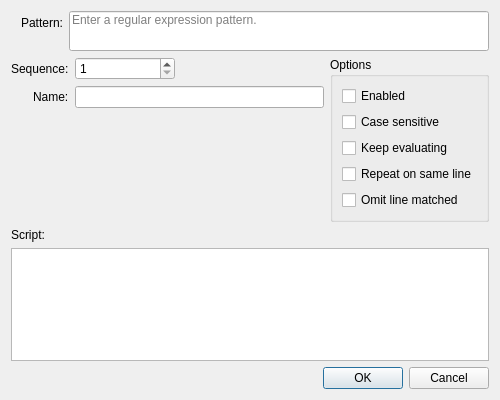
<?xml version="1.0" encoding="UTF-8"?>
<ui version="4.0">
 <class>DialogTrigger</class>
 <widget class="QDialog" name="DialogTrigger">
  <property name="geometry">
   <rect>
    <x>0</x>
    <y>0</y>
    <width>500</width>
    <height>400</height>
   </rect>
  </property>
  <property name="windowTitle">
   <string>Edit Trigger</string>
  </property>
  <layout class="QVBoxLayout" name="verticalLayout">
   <item>
    <layout class="QFormLayout" name="topForm">
     <property name="fieldGrowthPolicy">
      <enum>QFormLayout::AllNonFixedFieldsGrow</enum>
     </property>
     <property name="labelAlignment">
      <set>Qt::AlignRight|Qt::AlignTrailing|Qt::AlignVCenter</set>
     </property>
     <item row="0" column="0">
      <widget class="QLabel" name="labelPattern">
       <property name="sizePolicy">
        <sizepolicy hsizetype="Fixed" vsizetype="Preferred">
         <horstretch>0</horstretch>
         <verstretch>0</verstretch>
        </sizepolicy>
       </property>
       <property name="minimumSize">
        <size>
         <width>52</width>
         <height>0</height>
        </size>
       </property>
       <property name="text">
        <string>Pattern:</string>
       </property>
       <property name="alignment">
        <set>Qt::AlignRight|Qt::AlignTrailing|Qt::AlignVCenter</set>
       </property>
      </widget>
     </item>
     <item row="0" column="1">
      <widget class="QLineEdit" name="pattern">
       <property name="minimumSize">
        <size>
         <width>0</width>
         <height>40</height>
        </size>
       </property>
       <property name="alignment">
        <set>Qt::AlignLeading|Qt::AlignLeft|Qt::AlignTop</set>
       </property>
       <property name="placeholderText">
        <string>Enter a regular expression pattern.</string>
       </property>
      </widget>
     </item>
    </layout>
   </item>
   <item>
    <layout class="QHBoxLayout" name="horizontal" stretch="1,0">
     <item>
      <layout class="QFormLayout" name="leftForm">
       <property name="fieldGrowthPolicy">
        <enum>QFormLayout::ExpandingFieldsGrow</enum>
       </property>
       <property name="labelAlignment">
        <set>Qt::AlignRight|Qt::AlignTrailing|Qt::AlignVCenter</set>
       </property>
       <item row="0" column="0">
        <widget class="QLabel" name="labelSequence">
         <property name="sizePolicy">
          <sizepolicy hsizetype="Fixed" vsizetype="Preferred">
           <horstretch>0</horstretch>
           <verstretch>0</verstretch>
          </sizepolicy>
         </property>
         <property name="minimumSize">
          <size>
           <width>52</width>
           <height>0</height>
          </size>
         </property>
         <property name="text">
          <string>Sequence:</string>
         </property>
        </widget>
       </item>
       <item row="0" column="1">
        <widget class="QSpinBox" name="sequence">
         <property name="sizePolicy">
          <sizepolicy hsizetype="Fixed" vsizetype="Fixed">
           <horstretch>0</horstretch>
           <verstretch>0</verstretch>
          </sizepolicy>
         </property>
         <property name="minimumSize">
          <size>
           <width>100</width>
           <height>0</height>
          </size>
         </property>
         <property name="minimum">
          <number>1</number>
         </property>
         <property name="maximum">
          <number>100000</number>
         </property>
         <property name="singleStep">
          <number>100</number>
         </property>
        </widget>
       </item>
       <item row="1" column="0">
        <widget class="QLabel" name="labelName">
         <property name="text">
          <string>Name:</string>
         </property>
        </widget>
       </item>
       <item row="1" column="1">
        <widget class="QLineEdit" name="name">
         <property name="sizePolicy">
          <sizepolicy hsizetype="Expanding" vsizetype="Fixed">
           <horstretch>0</horstretch>
           <verstretch>0</verstretch>
          </sizepolicy>
         </property>
         <property name="minimumSize">
          <size>
           <width>150</width>
           <height>0</height>
          </size>
         </property>
        </widget>
       </item>
      </layout>
     </item>
     <item>
      <widget class="QGroupBox" name="groupOptions">
       <property name="sizePolicy">
        <sizepolicy hsizetype="Fixed" vsizetype="Preferred">
         <horstretch>0</horstretch>
         <verstretch>0</verstretch>
        </sizepolicy>
       </property>
       <property name="minimumSize">
        <size>
         <width>150</width>
         <height>0</height>
        </size>
       </property>
       <property name="title">
        <string>Options</string>
       </property>
       <layout class="QVBoxLayout" name="verticalLayout_3">
        <item>
         <widget class="QCheckBox" name="enabled">
          <property name="text">
           <string>Enabled</string>
          </property>
         </widget>
        </item>
        <item>
         <widget class="QCheckBox" name="caseSensitive">
          <property name="text">
           <string>Case sensitive</string>
          </property>
         </widget>
        </item>
        <item>
         <widget class="QCheckBox" name="keepEvaluating">
          <property name="text">
           <string>Keep evaluating</string>
          </property>
         </widget>
        </item>
        <item>
         <widget class="QCheckBox" name="repeat">
          <property name="text">
           <string>Repeat on same line</string>
          </property>
         </widget>
        </item>
        <item>
         <widget class="QCheckBox" name="omit">
          <property name="text">
           <string>Omit line matched</string>
          </property>
         </widget>
        </item>
       </layout>
      </widget>
     </item>
    </layout>
   </item>
   <item>
    <widget class="QLabel" name="labelScript">
     <property name="text">
      <string>Script:</string>
     </property>
    </widget>
   </item>
   <item>
    <widget class="LuaEdit" name="script"/>
   </item>
   <item>
    <widget class="QDialogButtonBox" name="buttonBox">
     <property name="orientation">
      <enum>Qt::Horizontal</enum>
     </property>
     <property name="standardButtons">
      <set>QDialogButtonBox::Cancel|QDialogButtonBox::Ok</set>
     </property>
    </widget>
   </item>
  </layout>
 </widget>
 <customwidgets>
  <customwidget>
   <class>LuaEdit</class>
   <extends>QTextEdit</extends>
   <header>luaedit.h</header>
  </customwidget>
 </customwidgets>
 <tabstops>
  <tabstop>pattern</tabstop>
  <tabstop>sequence</tabstop>
  <tabstop>name</tabstop>
  <tabstop>enabled</tabstop>
  <tabstop>caseSensitive</tabstop>
  <tabstop>keepEvaluating</tabstop>
  <tabstop>repeat</tabstop>
  <tabstop>omit</tabstop>
  <tabstop>script</tabstop>
  <tabstop>buttonBox</tabstop>
 </tabstops>
 <resources/>
 <connections>
  <connection>
   <sender>buttonBox</sender>
   <signal>accepted()</signal>
   <receiver>DialogTrigger</receiver>
   <slot>accept()</slot>
   <hints>
    <hint type="sourcelabel">
     <x>248</x>
     <y>254</y>
    </hint>
    <hint type="destinationlabel">
     <x>157</x>
     <y>274</y>
    </hint>
   </hints>
  </connection>
  <connection>
   <sender>buttonBox</sender>
   <signal>rejected()</signal>
   <receiver>DialogTrigger</receiver>
   <slot>reject()</slot>
   <hints>
    <hint type="sourcelabel">
     <x>316</x>
     <y>260</y>
    </hint>
    <hint type="destinationlabel">
     <x>286</x>
     <y>274</y>
    </hint>
   </hints>
  </connection>
 </connections>
</ui>
